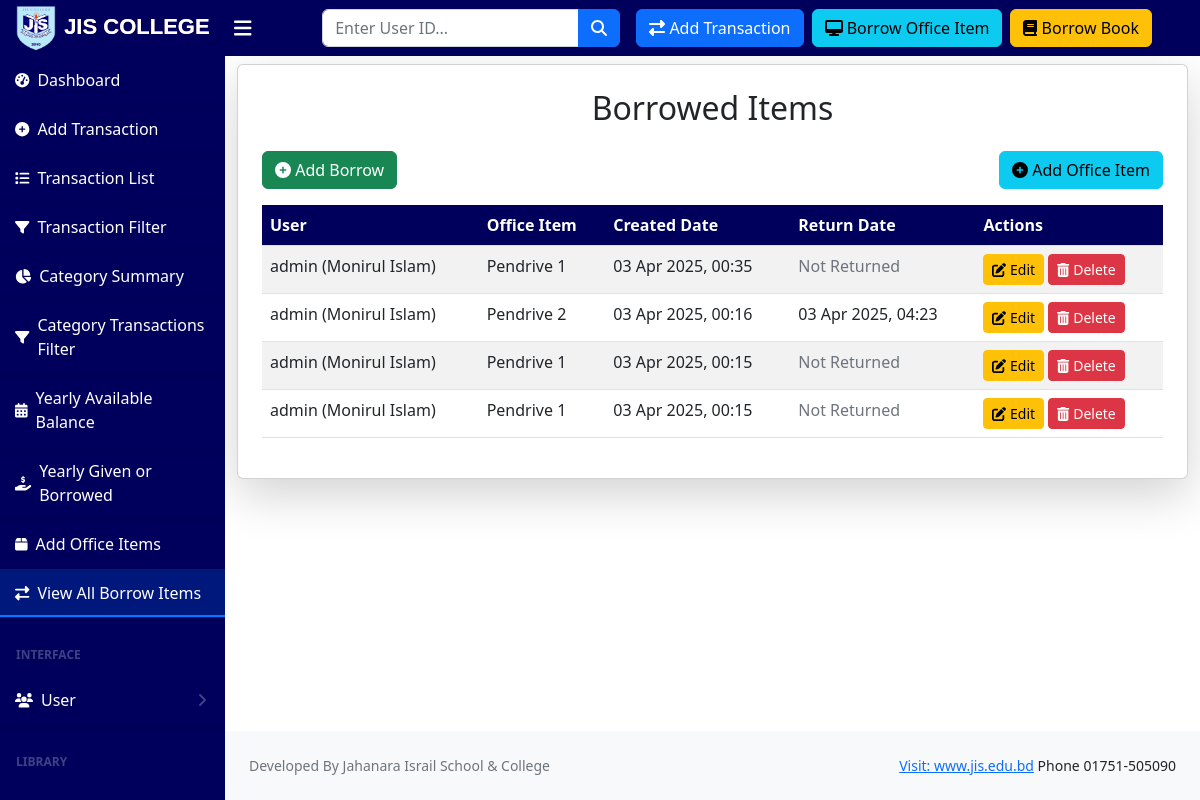
Page /borrow-list/ (signed in) on the earlier database version.
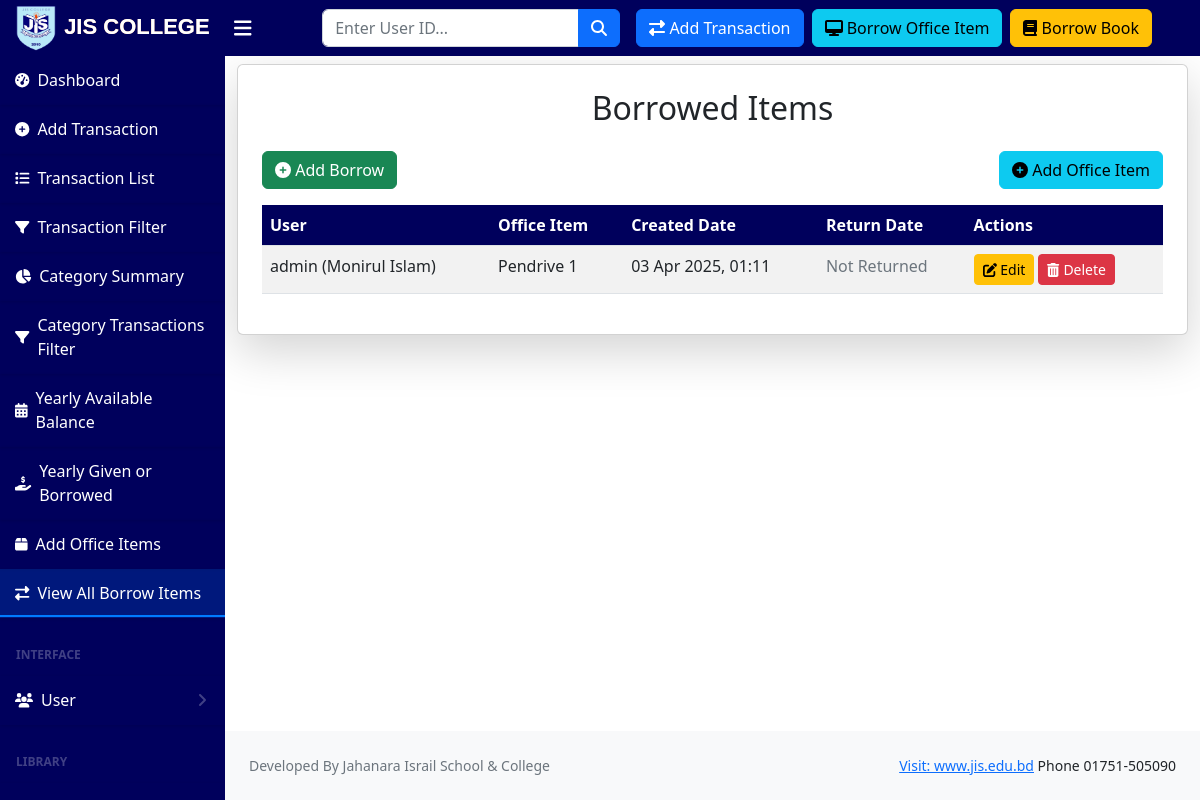
Same page on the later database version.
### account/models.py (models this page shows, shortened)
class BorrowManagement(models.Model):
    user = models.ForeignKey(User, on_delete=models.CASCADE)
    office_item = models.ForeignKey(OfficeItem, on_delete=models.CASCADE)
    created_at = models.DateTimeField(auto_now_add=True)
    return_date = models.DateTimeField(null=True, blank=True)
    created_by = models.ForeignKey(User, on_delete=models.CASCADE, related_name='created_borrow')

class OfficeItem(models.Model):
    name = models.CharField(unique=True, max_length=255)
    description = models.TextField()

### account/views.py (the view)
# urls.py: path('borrow-list/', borrow_list, name='borrow_list'),
@user_passes_test(lambda u: u.is_superuser or u.is_staff, login_url='login')
def borrow_list(request):
    borrow_items = BorrowManagement.objects.all().order_by('-created_at')
    paginator = Paginator(borrow_items, 50)  # Show 10 borrow items per page
    page_number = request.GET.get('page')  # Get the page number from the query parameters
    page_obj = paginator.get_page(page_number)  # Get the page object
    return render(request, 'office_item/borrow_list.html', {
        'page_obj': page_obj,  # Pass page_obj to the template
    })

### templates/office_item/borrow_list.html (shortened to what this page needs)
{% extends 'base.html' %}
{% block content %}
    <div class="container mt-2">
        <div class="card shadow-lg p-4">
            <h2 class="mb-4 text-center">Borrowed Items</h2>
            <div class="d-flex justify-content-between mb-3">
                <a href="{% url 'borrow_create' %}" class="btn btn-success">
                    <i class="fas fa-plus-circle"></i> Add Borrow
                </a>
                <a href="{% url 'office_item_create' %}" class="btn btn-info">
                    <i class="fas fa-plus-circle"></i> Add Office Item
                </a>
            </div>
            <div class="table-responsive">
                <table class="table table-striped table-hover">
                    <thead class="bg-dark text-white">
                        <tr>
                            <th>User</th>
                            <th>Office Item</th>
                            <th>Created Date</th>
                            <th>Return Date</th>
                            <th>Actions</th>
                        </tr>
                    </thead>
                    <tbody>
                        {% for borrow in page_obj %}
                            <tr>
                                <td>{{ borrow.user.username }} ({{ borrow.user.get_full_name }})</td>
                                <td>{{ borrow.office_item.name }}</td>
                                <td>{{ borrow.created_at|date:"d M Y, H:i" }}</td>
                                <td>
                                    {% if borrow.return_date %}
                                        {{ borrow.return_date|date:"d M Y, H:i" }}
                                    {% else %}
                                        <span class="text-muted">Not Returned</span>
                                    {% endif %}
                                </td>
                                <td>
                                    <a href="{% url 'borrow_edit' borrow.id %}" class="btn btn-warning btn-sm">
                                        <i class="fas fa-edit"></i> Edit
                                    </a>
                                    <a href="{% url 'borrow_delete' borrow.id %}"
                                    class="btn btn-danger btn-sm"
                                    onclick="return confirm('Are you sure you want to delete this item?');">
                                     <i class="fas fa-trash-alt"></i> Delete
                                    </a>
                                </td>
                            </tr>
                        {% endfor %}
                    </tbody>
                </table>
            </div>
        </div>
    </div>
{% endblock %}

### templates/base.html (shortened to what this page needs)
{% load static %}
<!DOCTYPE html>
<html lang="en">
<head>
    <link href="https://cdn.jsdelivr.net/npm/simple-datatables@7.1.2/dist/style.min.css" rel="stylesheet" />
    <link href="{% static 'assets/css/styles.css' %}" rel="stylesheet" />
</head>
<body class="sb-nav-fixed">
    <nav class="sb-topnav navbar navbar-expand navbar-dark bg-dark">
        <a class="navbar-brand ps-3 animated-text" href="{% url 'home' %}">
            <img src="{% static 'assets/img/jisc.png' %}" alt="Logo" style="width: 40px; height: 45px; margin-right: 2px;"> JIS COLLEGE
        </a>
        <button class="btn btn-link btn-sm order-1 order-lg-0 me-4 me-lg-0" id="sidebarToggle">
            <i class="fas fa-bars"></i>
        </button>
        <form class="d-none d-md-inline-block form-inline ms-auto me-0 me-md-3 my-2 my-md-0" action="{% url 'search_user' %}" method="GET">
            <div class="input-group">
                <input class="form-control" type="text" name="q" placeholder="Enter User ID..." aria-label="Search for..." required />
                <button class="btn btn-primary" type="submit"><i class="fas fa-search"></i></button>
            </div>
        </form>
        <div class="d-none d-md-inline-flex me-3">
            <a href="{% url 'add_transaction' %}" class="btn btn-primary me-2">
                <i class="fas fa-exchange-alt"></i> Add Transaction
            </a>
            <a href="{% url 'borrow_create' %}" class="btn btn-info me-2">
                <i class="fas fa-desktop"></i> Borrow Office Item
            </a>
            <a href="{% url 'borrow_create' %}" class="btn btn-warning me-2">
                <i class="fas fa-book"></i> Borrow Book
            </a>
        </div>
    </nav>
    <div id="layoutSidenav">
        <div id="layoutSidenav_nav">
            <nav class="sb-sidenav accordion sb-sidenav-dark" id="sidenavAccordion">
                <div class="sb-sidenav-menu">
                    {% include 'sidebar.html' %}
                </div>
            </nav>
        </div>
        <div id="layoutSidenav_content">
            <main>
                {% block content %}
                {% endblock content %}
            </main>
            {% include 'footer.html' %}
        </div>
    </div>
</body>
</html>

### templates/sidebar.html (shortened to what this page needs)
    <div class="nav">
        <a class="nav-link" href="{% url 'home' %}">
            <div class="sb-nav-link-icon"><i class="fas fa-tachometer-alt"></i></div>
            <span class="nav-text">Dashboard</span>
        </a>
        <a class="nav-link" href="{% url 'add_transaction' %}">
            <div class="sb-nav-link-icon"><i class="fas fa-plus-circle"></i></div>
            <span class="nav-text">Add Transaction</span>
        </a>
        <a class="nav-link" href="{% url 'transaction_list' %}">
            <div class="sb-nav-link-icon"><i class="fas fa-list"></i></div>
            <span class="nav-text">Transaction List</span>
        </a>
        <a class="nav-link" href="{% url 'transaction_filter' %}">
            <div class="sb-nav-link-icon"><i class="fas fa-filter"></i></div>
            <span class="nav-text">Transaction Filter</span>
        </a>
        <a class="nav-link" href="{% url 'category_summary' %}">
            <div class="sb-nav-link-icon"><i class="fas fa-chart-pie"></i></div>
            <span class="nav-text">Category Summary</span>
        </a>
        <a class="nav-link" href="{% url 'category_transactions_filter' %}">
            <div class="sb-nav-link-icon"><i class="fas fa-filter"></i></div>
            <span class="nav-text">Category Transactions Filter</span>
        </a>
        <a class="nav-link" href="{% url 'yearly_balance' %}">
            <div class="sb-nav-link-icon"><i class="fas fa-calendar-alt"></i></div>
            <span class="nav-text">Yearly Available Balance</span>
        </a>
        <a class="nav-link" href="{% url 'yearly_given_borrow' %}">
            <div class="sb-nav-link-icon"><i class="fas fa-hand-holding-usd"></i></div>
            <span class="nav-text">Yearly Given or Borrowed</span>
        </a>
        <a class="nav-link" href="{% url 'office_item_list' %}">
            <div class="sb-nav-link-icon"><i class="fas fa-box"></i></div>
            <span class="nav-text">Add Office Items</span>
        </a>
        <a class="nav-link" href="{% url 'borrow_list' %}">
            <div class="sb-nav-link-icon"><i class="fas fa-exchange-alt"></i></div>
            <span class="nav-text">View All Borrow Items</span>
        </a>
        <div class="sb-sidenav-menu-heading">Interface</div>
        <a class="nav-link collapsed" href="#" data-bs-toggle="collapse" data-bs-target="#collapseLayouts" aria-expanded="false" aria-controls="collapseLayouts">
            <div class="sb-nav-link-icon"><i class="fas fa-users"></i></div>
            <span class="nav-text">User</span>
            <div class="sb-sidenav-collapse-arrow"><i class="fas fa-angle-down"></i></div>
        </a>
        <div class="sb-sidenav-menu-heading">Library</div>
<a class="nav-link collapsed" href="#" data-bs-toggle="collapse" data-bs-target="#collapseLibrary" aria-expanded="false" aria-controls="collapseLibrary">
    <span class="nav-text">Library Management</span>
</a>
    </div>

### templates/message.html (shortened to what this page needs)
{% load static %}

### templates/footer.html
<footer class="py-4 bg-light mt-auto">
    <div class="container-fluid px-4">
        <div class="d-flex align-items-center justify-content-between small">
            <div class="text-muted">Developed By Jahanara Israil School & College</div>
            <div>
                <a href="#">Visit: www.jis.edu.bd</a>
                <a >Phone 01751-505090</a>
            </div>
        </div>
    </div>
</footer>

### templates/sidebar.html (style rules this page uses)
.nav-link { display: flex; align-items: center; padding: 10px 15px; border-bottom: 1px solid transparent; color: #333; text-decoration: none; position: relative; overflow: hidden; transition: color 0.3s ease, background-color 0.3s ease; }
.nav-link::before { content: ""; position: absolute; bottom: 0; left: 0; width: 100%; height: 2px; background-color: #ddd; transform: scaleX(0); transform-origin: bottom right; transition: transform 0.3s ease; }
.nav-link.active::before { transform: scaleX(1); background-color: #007bff; }
.nav-link.active { color: #007bff; background-color: rgba(0, 123, 255, 0.2); }
.nav-link .nav-text { position: relative; transition: transform 0.3s ease; }
.nav-link { box-shadow: 0 1px 3px rgba(0, 0, 0, 0.1); }

Differences in the rows shown:
removed BorrowManagement: user.username "admin", user.get_full_name "Monirul Islam", office_item.name "Pendrive 1", created_at "03 Apr 2025, 00:35", shows "Not Returned"
removed BorrowManagement: user.username "admin", user.get_full_name "Monirul Islam", office_item.name "Pendrive 2", created_at "03 Apr 2025, 00:16", return_date "03 Apr 2025, 04:23"
removed BorrowManagement: user.username "admin", user.get_full_name "Monirul Islam", office_item.name "Pendrive 1", created_at "03 Apr 2025, 00:15", shows "Not Returned"
removed BorrowManagement: user.username "admin", user.get_full_name "Monirul Islam", office_item.name "Pendrive 1", created_at "03 Apr 2025, 00:15", shows "Not Returned"
added BorrowManagement: user.username "admin", user.get_full_name "Monirul Islam", office_item.name "Pendrive 1", created_at "03 Apr 2025, 01:11", shows "Not Returned"
